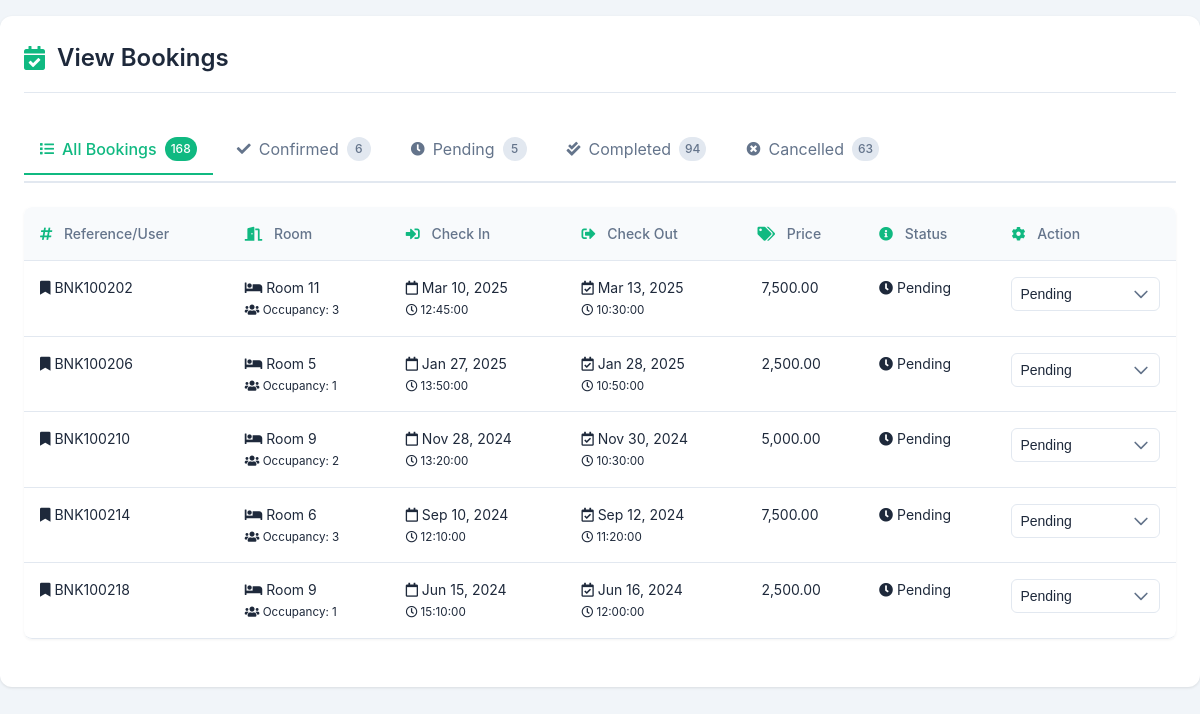
/admin/view-all-bookings.php, run on the app's committed database.
### tables this page shows
CREATE TABLE `bookings` (
  `id` int(11) NOT NULL,
  `reference_number` varchar(20) NOT NULL,
  `user_id` int(11) NOT NULL,
  `room_number` int(11) NOT NULL,
  `occupancy` int(11) NOT NULL,
  `price` decimal(10,2) NOT NULL,
  `price_per_day` decimal(10,2) DEFAULT NULL,
  `arrival_date` date NOT NULL,
  `arrival_time` time NOT NULL,
  `departure_date` date NOT NULL,
  `departure_time` time NOT NULL,
  `status` enum('pending','confirmed','cancelled','completed') NOT NULL DEFAULT 'pending',
  `created_at` timestamp NOT NULL DEFAULT current_timestamp()
);

### admin/view-all-bookings.php (the view, shortened to what this page needs)
<?php
include 'main_db.php';
$current_tab = isset($_GET['tab']) ? $_GET['tab'] : 'all';
$tabs = [
    'all' => 'All Bookings',
    'confirmed' => 'Confirmed',
    'pending' => 'Pending',
    'completed' => 'Completed',
    'cancelled' => 'Cancelled'
];
$baseQuery = "SELECT b.*, u.id as user_id
             FROM bookings b
             LEFT JOIN users u ON b.user_id = u.id";
if ($current_tab === 'all') {
    $baseQuery .= " WHERE b.status = 'pending'";
} elseif ($current_tab !== 'all') {
    $baseQuery .= " WHERE b.status = '$current_tab'";
}
$baseQuery .= " ORDER BY b.created_at DESC LIMIT 20";
$bookingsResult = $mysqli->query($baseQuery);
?>
<!DOCTYPE html>
<html lang="en">
<head>
    <link rel="stylesheet" href="https://cdnjs.cloudflare.com/ajax/libs/font-awesome/5.15.4/css/all.min.css">
</head>
<body>
    <div class="alm-bookings-container">
        <div class="alm-header-content">
            <h2><i class="fas fa-calendar-check"></i> View Bookings</h2>
        </div>
        <div class="alm-booking-tabs">
            <?php foreach ($tabs as $tab_id => $tab_name): ?>
                <a href="?section=view-all-bookings&tab=<?php echo $tab_id; ?>"
                   class="alm-booking-tab <?php echo ($current_tab === $tab_id) ? 'active' : ''; ?>">
                    <?php
                    $icon = match($tab_id) {
                        'all' => 'fas fa-list',
                        'confirmed' => 'fas fa-check',
                        'pending' => 'fas fa-clock',
                        'completed' => 'fas fa-check-double',
                        'cancelled' => 'fas fa-times-circle',
                        default => 'fas fa-bookmark'
                    };
                    ?>
                    <i class="<?php echo $icon; ?>"></i>
                    <?php echo $tab_name; ?>
                    <span class="alm-booking-count">
                        <?php
                        $countQuery = "SELECT COUNT(*) as count FROM bookings";
                        if ($tab_id !== 'all') {
                            $countQuery .= " WHERE status = '$tab_id'";
                        }
                        $countResult = $mysqli->query($countQuery);
                        $count = $countResult->fetch_assoc()['count'];
                        echo $count;
                        ?>
                    </span>
                </a>
            <?php endforeach; ?>
        </div>
        <div class="alm-table-responsive">
            <table class="alm-bookings-table">
                <thead>
                    <tr>
                        <th><i class="fas fa-hashtag"></i> Reference/User</th>
                        <th><i class="fas fa-door-open"></i> Room</th>
                        <th class="alm-hide-mobile"><i class="fas fa-sign-in-alt"></i> Check In</th>
                        <th class="alm-hide-mobile"><i class="fas fa-sign-out-alt"></i> Check Out</th>
                        <th class="alm-hide-mobile"><i class="fas fa-tags"></i> Price</th>
                        <th><i class="fas fa-info-circle"></i> Status</th>
                        <th class="alm-hide-mobile"><i class="fas fa-cog"></i> Action</th>
                    </tr>
                </thead>
                <tbody>
                    <?php if ($bookingsResult && $bookingsResult->num_rows > 0): ?>
                        <?php while($booking = $bookingsResult->fetch_assoc()): ?>
                            <?php
                            $statusClass = 'alm-status-' . $booking['status'];
                            $statusIcon = match($booking['status']) {
                                'pending' => '<i class="fas fa-clock"></i> ',
                                'confirmed' => '<i class="fas fa-check"></i> ',
                                'approved' => '<i class="fas fa-check-circle"></i> ',
                                'completed' => '<i class="fas fa-check-double"></i> ',
                                'cancelled' => '<i class="fas fa-times-circle"></i> ',
                                default => ''
                            };
                            ?>
                            <tr data-user-id="<?php echo htmlspecialchars($booking['user_id']); ?>">
                                <td>
                                    <i class="fas fa-bookmark"></i>
                                    <?php echo htmlspecialchars($booking['reference_number']); ?>
                                </td>
                                <td>
                                    <i class="fas fa-bed"></i> Room <?php echo htmlspecialchars($booking['room_number']); ?><br>
                                    <small><i class="fas fa-users"></i> Occupancy: <?php echo htmlspecialchars($booking['occupancy']); ?></small>
                                </td>
                                <td class="alm-hide-mobile">
                                    <i class="far fa-calendar"></i> <?php echo date('M d, Y', strtotime($booking['arrival_date'])); ?><br>
                                    <small><i class="far fa-clock"></i> <?php echo htmlspecialchars($booking['arrival_time']); ?></small>
                                </td>
                                <td class="alm-hide-mobile">
                                    <i class="far fa-calendar-check"></i> <?php echo date('M d, Y', strtotime($booking['departure_date'])); ?><br>
                                    <small><i class="far fa-clock"></i> <?php echo htmlspecialchars($booking['departure_time']); ?></small>
                                </td>
                                <td class="alm-hide-mobile">
                                    <i class="fas fa-peso-sign"></i> <?php echo number_format($booking['price'], 2); ?>
                                </td>
                                <td>
                                    <span class="al<span class="alm-status-badge <?php echo $statusClass; ?>">
                                        <?php echo $statusIcon . ucfirst($booking['status']); ?>
                                    </span>
                                </td>
                                <td class="alm-hide-mobile">
                                    <?php if ($current_tab === 'all'): ?>
                                        <select class="alm-status-select" data-booking-id="<?php echo $booking['id']; ?>">
                                            <?php
                                            $statuses = ['pending', 'confirmed', 'completed', 'cancelled'];
                                            foreach ($statuses as $status):
                                                $selected = ($booking['status'] == $status) ? 'selected' : '';
                                            ?>
                                                <option value="<?php echo $status; ?>" <?php echo $selected; ?>>
                                                    <?php echo ucfirst($status); ?>
                                                </option>
                                            <?php endforeach; ?>
                                        </select>
                                    <?php else: ?>
                                    <button class="alm-delete-btn" onclick="deleteBooking('<?php echo $booking['id']; ?>', event)">
                                        <i class="fas fa-trash-alt"></i> Delete
                                    </button>
                                    <?php endif; ?>
                                </td>
                            </tr>
                        <?php endwhile; ?>
                    <?php endif; ?>
                </tbody>
            </table>
        </div>
    </div>
</body>
</html>

### admin/view-all-bookings.php (style rules this page uses)
:root { --primary-color: #10b981; --primary-dark: #059669; --secondary-color: #64748b; --border-color: #e2e8f0; --danger-color: #ef4444; --success-color: #059669; --warning-color: #f59e0b; --text-dark: #1e293b; --text-light: #64748b; --bg-light: #f8fafc; --white: #ffffff; }
* { margin: 0; padding: 0; box-sizing: border-box; }
body { font-family: -apple-system, BlinkMacSystemFont, "Segoe UI", Roboto, "Helvetica Neue", Arial, sans-serif; line-height: 1.5; color: var(--text-dark); background-color: #f1f5f9; }
.alm-bookings-container { padding: 1.5rem; background: var(--white); border-radius: 0.75rem; box-shadow: 0 1px 3px rgba(0, 0, 0, 0.1); margin: 1rem auto; max-width: 1400px; }
.alm-header-content { margin-bottom: 1.5rem; padding-bottom: 1rem; border-bottom: 1px solid var(--border-color); }
.alm-header-content h2 { font-size: 1.5rem; font-weight: 600; color: var(--text-dark); display: flex; align-items: center; gap: 0.75rem; }
.alm-header-content h2 i { color: var(--primary-color); }
.alm-booking-tabs { display: flex; overflow-x: auto; gap: 0.5rem; padding: 0.5rem 0; margin-bottom: 1.5rem; border-bottom: 2px solid var(--border-color); scrollbar-width: thin; scrollbar-color: var(--primary-color) var(--border-color); }
.alm-booking-tab { display: inline-flex; align-items: center; gap: 0.5rem; padding: 0.75rem 1rem; color: var(--secondary-color); text-decoration: none; border-bottom: 2px solid transparent; margin-bottom: -2px; white-space: nowrap; transition: all 0.2s ease; cursor: pointer; user-select: none; }
.alm-booking-tab i { font-size: 0.875rem; }
.alm-booking-tab.active { color: var(--primary-color); border-bottom-color: var(--primary-color); font-weight: 500; }
.alm-booking-count { display: inline-flex; align-items: center; justify-content: center; min-width: 1.5rem; height: 1.5rem; padding: 0 0.375rem; font-size: 0.75rem; font-weight: 500; background-color: var(--border-color); color: var(--secondary-color); border-radius: 9999px; transition: all 0.2s ease; }
.alm-booking-tab.active .alm-booking-count { background-color: var(--primary-color); color: var(--white); }
.alm-table-responsive { overflow-x: auto; -webkit-overflow-scrolling: touch; margin-bottom: 1.5rem; border-radius: 0.5rem; box-shadow: 0 1px 3px rgba(0, 0, 0, 0.05); }
.alm-bookings-table { width: 100%; border-collapse: separate; border-spacing: 0; font-size: 0.875rem; }
.alm-bookings-table th { background: var(--bg-light); color: var(--text-light); font-weight: 500; text-align: left; padding: 1rem; white-space: nowrap; border-bottom: 1px solid var(--border-color); }
.alm-bookings-table th:first-child { border-top-left-radius: 0.5rem; }
.alm-bookings-table th:last-child { border-top-right-radius: 0.5rem; }
.alm-bookings-table th i { margin-right: 0.5rem; color: var(--primary-color); }
.alm-bookings-table td { padding: 1rem; border-bottom: 1px solid var(--border-color); color: var(--text-dark); vertical-align: top; background-color: var(--white); transition: background-color 0.2s ease; }
.alm-bookings-table tr:last-child td:first-child { border-bottom-left-radius: 0.5rem; }
.alm-bookings-table tr:last-child td:last-child { border-bottom-right-radius: 0.5rem; }
.alm-status-select { width: 100%; padding: 0.5rem; border: 1px solid var(--border-color); border-radius: 0.375rem; background: var(--white); color: var(--text-dark); font-size: 0.875rem; cursor: pointer; transition: all 0.2s ease; appearance: none; background-repeat: no-repeat; background-position: right 0.5rem center; background-size: 1.25rem; padding-right: 2rem; }
.alm-bookings-table tbody tr { transition: transform 0.2s ease, box-shadow 0.2s ease; }

### data on the page
bookings: reference_number "BNK100202", room_number "11", occupancy "3", arrival_date "Mar 10, 2025", arrival_time "12:45:00", departure_date "Mar 13, 2025", departure_time "10:30:00", price "7,500.00", status "Pending", id "Pending"
bookings: reference_number "BNK100206", room_number "5", occupancy "1", arrival_date "Jan 27, 2025", arrival_time "13:50:00", departure_date "Jan 28, 2025", departure_time "10:50:00", price "2,500.00", status "Pending", id "Pending"
bookings: reference_number "BNK100210", room_number "9", occupancy "2", arrival_date "Nov 28, 2024", arrival_time "13:20:00", departure_date "Nov 30, 2024", departure_time "10:30:00", price "5,000.00", status "Pending", id "Pending"
bookings: reference_number "BNK100214", room_number "6", occupancy "3", arrival_date "Sep 10, 2024", arrival_time "12:10:00", departure_date "Sep 12, 2024", departure_time "11:20:00", price "7,500.00", status "Pending", id "Pending"
bookings: reference_number "BNK100218", room_number "9", occupancy "1", arrival_date "Jun 15, 2024", arrival_time "15:10:00", departure_date "Jun 16, 2024", departure_time "12:00:00", price "2,500.00", status "Pending", id "Pending"

### other printed values
$tab_name "All Bookings"
$count "168"
$tab_name "Confirmed"
$count "6"
$tab_name "Pending"
$count "5"
$tab_name "Completed"
$count "94"
$tab_name "Cancelled"
$count "63"
